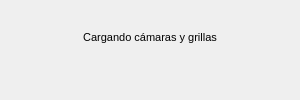
<?xml version="1.0" encoding="UTF-8"?>
<ui version="4.0">
 <class>LoadWindow</class>
 <widget class="QDialog" name="LoadWindow">
  <property name="geometry">
   <rect>
    <x>0</x>
    <y>0</y>
    <width>300</width>
    <height>100</height>
   </rect>
  </property>
  <property name="minimumSize">
   <size>
    <width>300</width>
    <height>100</height>
   </size>
  </property>
  <property name="maximumSize">
   <size>
    <width>300</width>
    <height>100</height>
   </size>
  </property>
  <property name="font">
   <font>
    <pointsize>8</pointsize>
   </font>
  </property>
  <property name="windowTitle">
   <string>vCenterViewer</string>
  </property>
  <layout class="QGridLayout" name="gridLayout">
   <item row="0" column="0">
    <widget class="QLabel" name="cargando">
     <property name="font">
      <font>
       <family>Ubuntu</family>
       <pointsize>8</pointsize>
      </font>
     </property>
     <property name="text">
      <string>Cargando cámaras y grillas</string>
     </property>
     <property name="alignment">
      <set>Qt::AlignCenter</set>
     </property>
    </widget>
   </item>
   <item row="1" column="0">
    <widget class="QLabel" name="whatisloading">
     <property name="maximumSize">
      <size>
       <width>16777215</width>
       <height>20</height>
      </size>
     </property>
     <property name="font">
      <font>
       <pointsize>6</pointsize>
      </font>
     </property>
     <property name="text">
      <string/>
     </property>
    </widget>
   </item>
  </layout>
 </widget>
 <resources/>
 <connections/>
</ui>
